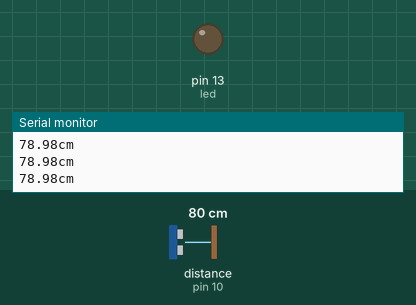
Recording of a sketch running on a simulated Arduino Uno, built with avr-gcc and run on an emulated ATmega328P. On the bench: output pins drawn as LEDs (lit = HIGH), the last lines printed to the serial monitor. Wiring (inferred from the names in the program): ultrasonic range finder: trigger pin 11; echo pin 10. The inputs (shaded band) are chosen by the test bench; at power-on: distance to the obstacle (sensor on pin 10) 80 cm. The echo pulse lasts 58.3 µs per cm; pins used as bus, display or sensor lines are not drawn.

Above: at 1.2 s.
1.3 s: distance to the obstacle (sensor on pin 10) set to 23 cm
2.9 s: distance to the obstacle (sensor on pin 10) set to 19 cm
At 3.6 s:
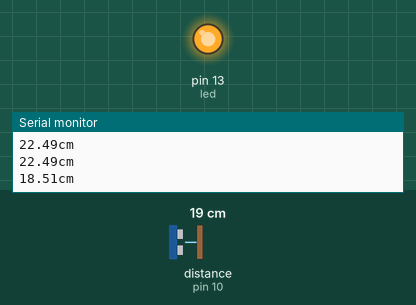
4.8 s: distance to the obstacle (sensor on pin 10) set to 35 cm
At 6.1 s:
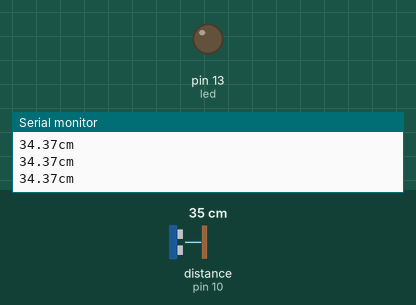
6.4 s: distance to the obstacle (sensor on pin 10) set to 2 cm
At 7.9 s:
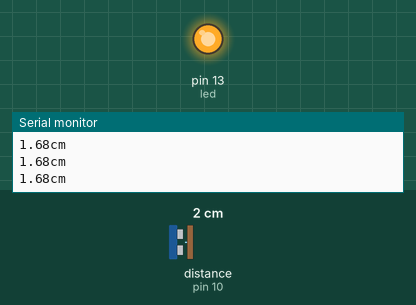
Timing chart, 0 to 9.0 s (numbered marks = the images above; inputs shaded):
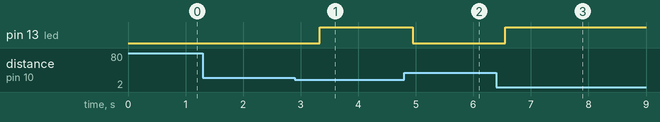

Measured:
- the behaviour switches between 21 and 20 cm on distance to the obstacle (sensor on pin 10) (found by bisection; images 0 and 1)
- after the input at 2.9 s, pin 13 (led): LOW → HIGH after 0.43 s
- after the input at 4.8 s, pin 13 (led): HIGH → LOW after 0.14 s
- after the input at 6.4 s, pin 13 (led): LOW → HIGH after 0.15 s

The sketch:

ultrasonic.ino
```cpp
const int trigPin = 11;
const int echoPin = 10;
const int led = 13;

void setup() {
  Serial.begin(9600);
    pinMode(trigPin, OUTPUT);
    pinMode( led, OUTPUT);
    pinMode(echoPin, INPUT);
}

void loop() {
  long duration, inches, cm;
  digitalWrite(trigPin, LOW);
  delayMicroseconds(2);
  digitalWrite(trigPin, HIGH);
  delayMicroseconds(5);
  digitalWrite(trigPin, LOW);
  duration = pulseIn(echoPin, HIGH);
  long r = 3.4 * duration / 2;
  float distance = r / 100.00;
  Serial.print(distance);
  Serial.print("cm");
  Serial.println();
  delay(100);
  if(distance<20){
  digitalWrite(led,HIGH);
 }
else{
  digitalWrite(led,LOW);
 }
 delay(300);
}
```
